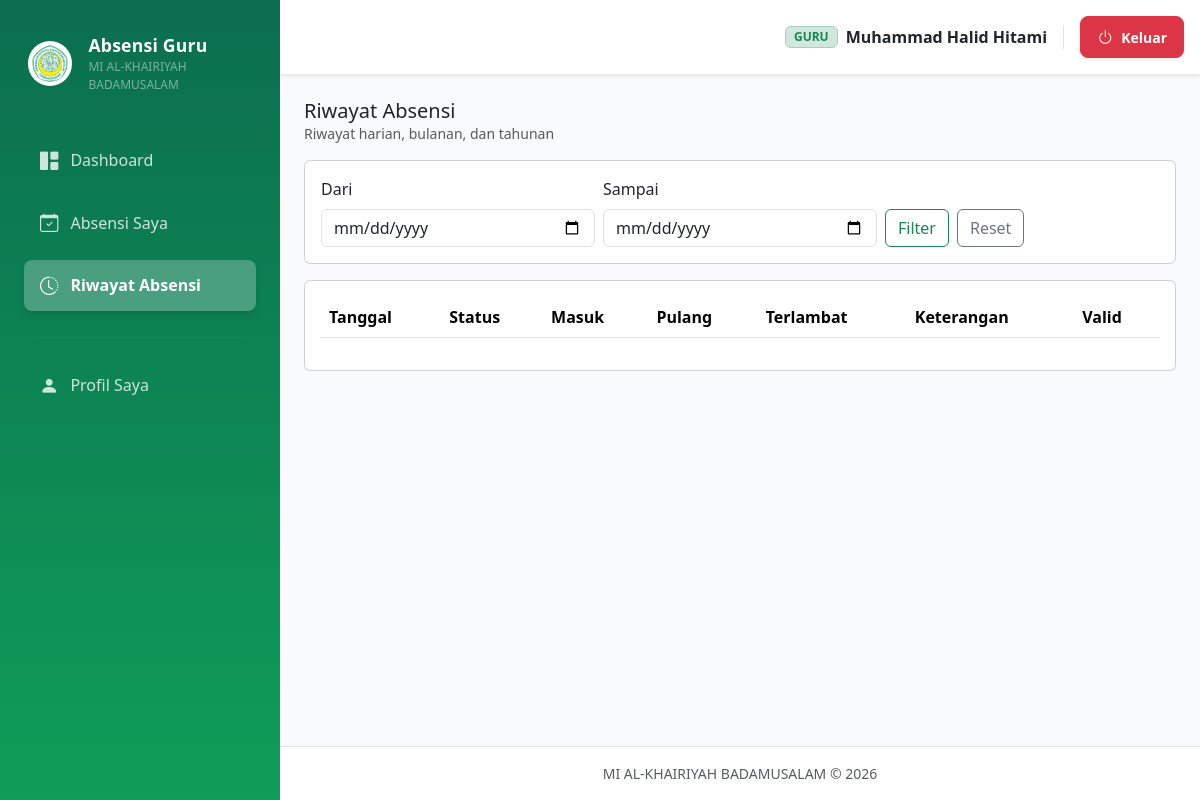
Before: /guru/riwayat (signed in) with the older database file.
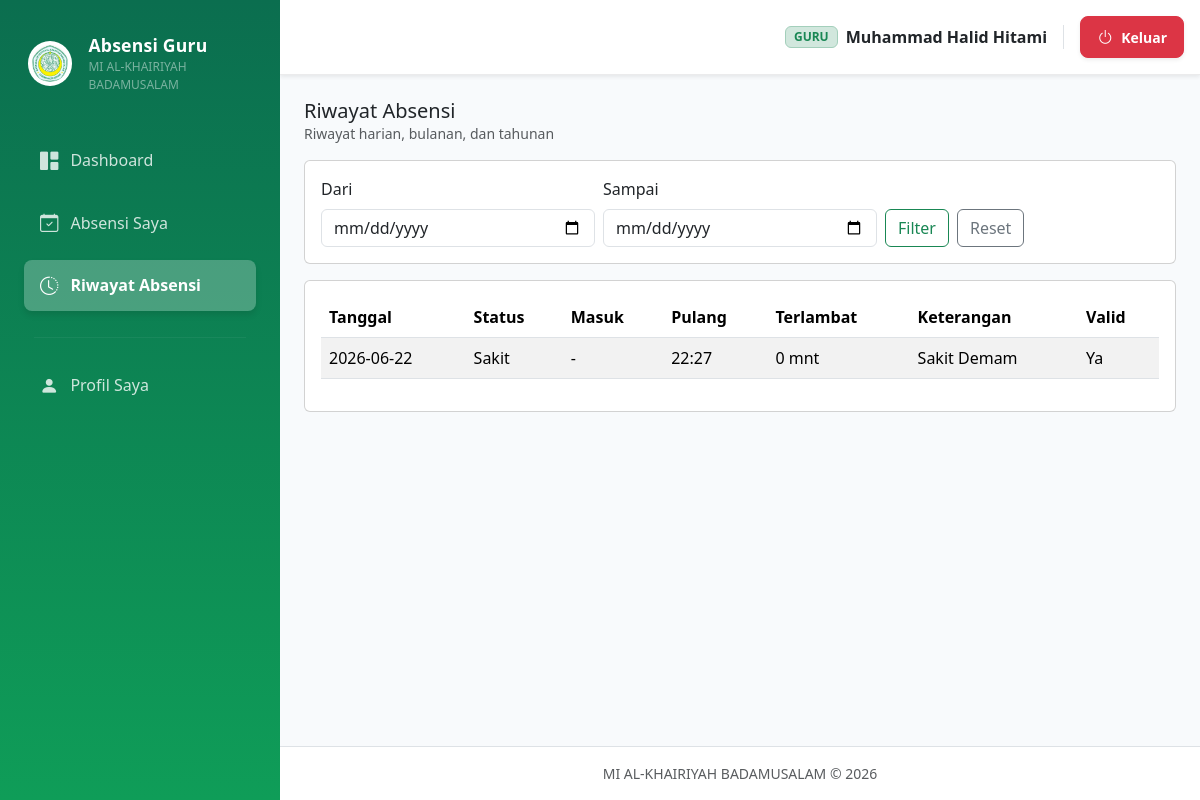
After: the same page with the newer database file.
### tables this page shows
CREATE TABLE absensi (
  id INTEGER PRIMARY KEY AUTOINCREMENT,
  guru_id INTEGER NOT NULL,
  tanggal TEXT NOT NULL,
  jam_masuk TEXT,
  jam_pulang TEXT,
  status TEXT NOT NULL,
  terlambat INTEGER DEFAULT 0,
  keterangan TEXT,
  validated INTEGER DEFAULT 0,
  created_at TEXT DEFAULT (datetime('now')),
  FOREIGN KEY (guru_id) REFERENCES guru (id) ON DELETE CASCADE,
  UNIQUE (guru_id, tanggal)
);

### blueprints/guru/routes.py (the view)
@bp.route("/riwayat")
@login_required
@role_required("guru")
def riwayat():
    guru_id = current_user.user_id
    start = request.args.get("start") or ""
    end = request.args.get("end") or ""
    where = ["guru_id=?"]
    params = [guru_id]
    if start:
        where.append("tanggal >= ?")
        params.append(start)
    if end:
        where.append("tanggal <= ?")
        params.append(end)
    rows = query_all(
        f"SELECT * FROM absensi WHERE {' AND '.join(where)} ORDER BY tanggal DESC",
        tuple(params),
    )
    return render_template("guru/riwayat.html", rows=rows, start=start, end=end)

### utils/db.py (called while the page is built)
def get_db() -> sqlite3.Connection:
    if "db" not in g:
        conn = sqlite3.connect(current_app.config["DB_PATH"])
        conn.row_factory = sqlite3.Row
        conn.execute("PRAGMA foreign_keys = ON;")
        g.db = conn
    return g.db

def query_one(sql, params=()):
    cur = get_db().execute(sql, params)
    row = cur.fetchone()
    cur.close()
    return row

def query_all(sql, params=()):
    cur = get_db().execute(sql, params)
    rows = cur.fetchall()
    cur.close()
    return rows

### utils/user.py (called while the page is built, shortened)
    @staticmethod
    def from_login_id(login_id: str):
        if not login_id or ":" not in login_id:
            return None
        role, raw_id = login_id.split(":", 1)
        try:
            user_id = int(raw_id)
        except Exception:
            return None
        if role == "guru":
            row = query_one(
                "SELECT id, nama, username FROM guru WHERE id = ?",
                (user_id,),
            )
            if not row:
                return None
            return AppUser(
                user_id=row["id"],
                role="guru",
                nama=row["nama"],
                username=row["username"],
            )
        return None

### templates/guru/riwayat.html (shortened to what this page needs)
{% extends 'partials/base.html' %}
{% set title = 'Riwayat Absensi' %}
{% block content %}
  <div class="d-flex flex-wrap justify-content-between align-items-center gap-2 mb-3">
    <div>
      <h2 class="h5 mb-0">Riwayat Absensi</h2>
      <div class="text-muted small">Riwayat harian, bulanan, dan tahunan</div>
    </div>
  </div>
  <div class="card mb-3">
    <div class="card-body">
      <form class="row g-2 align-items-end" method="get">
        <div class="col-sm-4">
          <label class="form-label">Dari</label>
          <input type="date" class="form-control" name="start" value="{{ start }}">
        </div>
        <div class="col-sm-4">
          <label class="form-label">Sampai</label>
          <input type="date" class="form-control" name="end" value="{{ end }}">
        </div>
        <div class="col-sm-4 d-flex gap-2">
          <button class="btn btn-outline-success" type="submit">Filter</button>
          <a class="btn btn-outline-secondary" href="{{ url_for('guru.riwayat') }}">Reset</a>
        </div>
      </form>
    </div>
  </div>
  <div class="card">
    <div class="card-body">
      <div class="table-responsive">
        <table id="tableRiwayat" class="table table-striped align-middle">
          <thead>
            <tr>
              <th>Tanggal</th>
              <th>Status</th>
              <th>Masuk</th>
              <th>Pulang</th>
              <th>Terlambat</th>
              <th>Keterangan</th>
              <th>Valid</th>
            </tr>
          </thead>
          <tbody>
            {% for r in rows %}
              <tr>
                <td>{{ r.tanggal }}</td>
                <td>{{ r.status }}</td>
                <td>{{ r.jam_masuk or '-' }}</td>
                <td>{{ r.jam_pulang or '-' }}</td>
                <td>{{ r.terlambat or 0 }} mnt</td>
                <td>{{ r.keterangan or '' }}</td>
                <td>{{ 'Ya' if r.validated==1 else 'Belum' }}</td>
              </tr>
            {% endfor %}
          </tbody>
        </table>
      </div>
    </div>
  </div>
{% endblock %}

Changed rows visible on the page:
added absensi: tanggal "2026-06-22", status "Sakit", jam_masuk "-", jam_pulang "22:27", terlambat "0", keterangan "Sakit Demam", validated "Ya"
